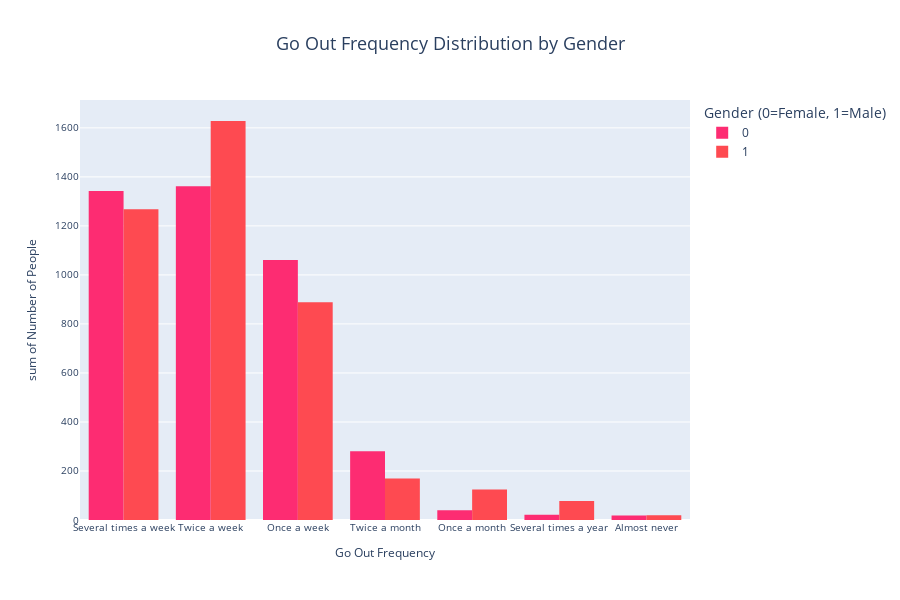

Notebook cell for this chart:
### Code cell
# Dictionnaire pour interpréter les options de la colonne 'go_out'
go_out_mapping = {
    1: 'Several times a week',
    2: 'Twice a week',
    3: 'Once a week',
    4: 'Twice a month',
    5: 'Once a month',
    6: 'Several times a year',
    7: 'Almost never'
}

# Appliquer ce mapping uniquement pour la visualisation
df['go_out_label'] = df['go_out'].map(go_out_mapping)

# Forcer l'ordre des catégories pour l'affichage dans le graphique
category_order_go_out = ['Several times a week', 'Twice a week', 'Once a week', 
                         'Twice a month', 'Once a month', 'Several times a year', 'Almost never']

# Compter les occurrences de chaque option de go_out par genre
go_out_gender_counts = df.groupby(['go_out_label', 'gender']).size().reset_index(name='Count')

# Custom colors for Female and Male
colors = ['#FD2C72', '#FE4A51']  # Rose pour Female, Rouge pour Male

# Créer l'histogramme stylisé avec barres côte à côte et ordre spécifique des catégories pour 'go_out'
fig = px.histogram(go_out_gender_counts, x='go_out_label', y='Count', color='gender',
                   category_orders={'go_out_label': category_order_go_out},  # Forcer l'ordre des catégories
                   title='Go Out Frequency Distribution by Gender',
                   labels={'go_out_label': 'Go Out Frequency', 'Count': 'Number of People', 'gender': 'Gender (0=Female, 1=Male)'},
                   barmode='group',  # Barres côte à côte pour comparaison
                   color_discrete_sequence=colors)  # Couleurs personnalisées

# Mettre à jour la mise en page pour améliorer la lisibilité
fig.update_layout(
    title_font_size=18,
    title_x=0.5,
    xaxis_tickfont_size=10,  # Taille plus petite pour les labels de l'axe X
    yaxis_tickfont_size=10,  # Taille plus petite pour les labels de l'axe Y
    xaxis_title_font_size=12,  # Taille plus petite pour le titre de l'axe X
    yaxis_title_font_size=12,  # Taille plus petite pour le titre de l'axe Y
    width=900,
    height=600
)

# Afficher le graphique
fig.show()

### Figure 1 — Plotly figure (JSON) as saved in the notebook; plotly's stock layout.template omitted (floating-point values rounded to 4 significant figures)
{"data": [{"alignmentgroup": "True", "bingroup": "x", "histfunc": "sum", "hovertemplate": "Gender (0=Female, 1=Male)=0<br>Go Out Frequency=%{x}<br>sum of Number of People=%{y}<extra></extra>", "legendgroup": "0", "marker": {"color": "#FD2C72", "pattern": {"shape": ""}}, "name": "0", "offsetgroup": "0", "orientation": "v", "showlegend": true, "type": "histogram", "x": ["Almost never", "Once a month", "Once a week", "Several times a week", "Several times a year", "Twice a month", "Twice a week"], "xaxis": "x", "y": [18, 40, 1061, 1342, 21, 281, 1362], "yaxis": "y"}, {"alignmentgroup": "True", "bingroup": "x", "histfunc": "sum", "hovertemplate": "Gender (0=Female, 1=Male)=1<br>Go Out Frequency=%{x}<br>sum of Number of People=%{y}<extra></extra>", "legendgroup": "1", "marker": {"color": "#FE4A51", "pattern": {"shape": ""}}, "name": "1", "offsetgroup": "1", "orientation": "v", "showlegend": true, "type": "histogram", "x": ["Almost never", "Once a month", "Once a week", "Several times a week", "Several times a year", "Twice a month", "Twice a week"], "xaxis": "x", "y": [19, 124, 888, 1268, 78, 169, 1628], "yaxis": "y"}], "layout": {"barmode": "group", "height": 600, "legend": {"title": {"text": "Gender (0=Female, 1=Male)"}, "tracegroupgap": 0}, "title": {"font": {"size": 18}, "text": "Go Out Frequency Distribution by Gender", "x": 0.5}, "width": 900, "xaxis": {"anchor": "y", "categoryarray": ["Several times a week", "Twice a week", "Once a week", "Twice a month", "Once a month", "Several times a year", "Almost never"], "categoryorder": "array", "domain": [0, 1], "tickfont": {"size": 10}, "title": {"font": {"size": 12}, "text": "Go Out Frequency"}}, "yaxis": {"anchor": "x", "domain": [0, 1], "tickfont": {"size": 10}, "title": {"font": {"size": 12}, "text": "sum of Number of People"}}}}
